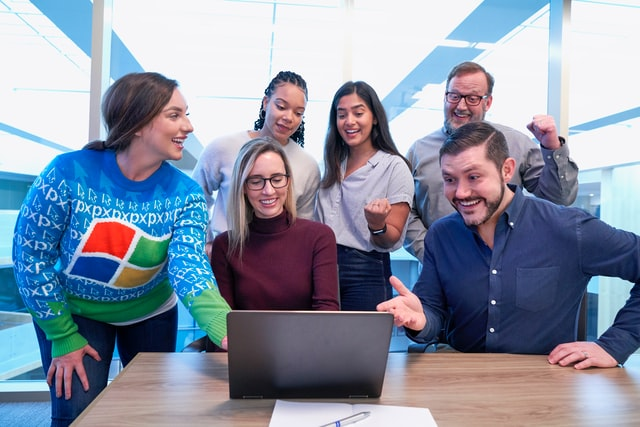
#> input picture section19/ms.jpg, 640 x 427 px
$ python facial_detection.py
#> lines starting #> are read from the running program, lines starting #| are printed output that depends on the picture; after the words box and inside, x2 and y2 are one past the last pixel; in counts of white or black regions, pixels touching at a corner belong together
import matplotlib.pyplot as plt
import numpy as np
import cv2

img = cv2.imread("ms.jpg")
#> img is the input picture: shape (427, 640, 3); mean B, G, R 163.3, 146.1, 137.7

#cv2.rectangle(img, (400,200), (500,500), (0,0,255), 10)

i = cv2.cvtColor(img, cv2.COLOR_BGR2RGB)
plt.imshow(i)
#plt.show()

gray = cv2.cvtColor(img, cv2.COLOR_BGR2GRAY)
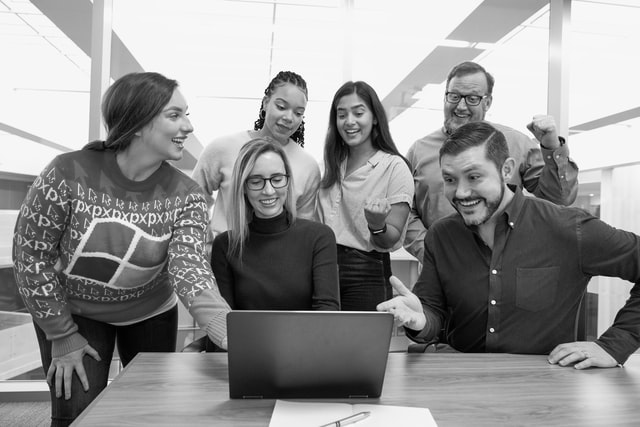
#> gray: shape (427, 640); min 0, max 255, mean 145.5
plt.imshow(gray, "gray")
#plt.show()

classifier  = cv2.CascadeClassifier("C:/Users/account/Documents/github/Learning/content/data/haarcascades/haarcascade_frontalface_alt2.xml")

faces = classifier.detectMultiScale(gray,minNeighbors = 1)
#> faces = [[407, 222, 26, 26], [327, 95, 48, 48], [439, 79, 50, 50], [240, 159, 56, 56], [264, 88, 50, 50], [152, 88, 70, 70], [430, 153, 67, 67]]
print(faces)
#| [[407 222  26  26]
#|  [327  95  48  48]
#|  [439  79  50  50]
#|  [240 159  56  56]
#|  [264  88  50  50]
#|  [152  88  70  70]
#|  [430 153  67  67]]

c = img.copy()
for face in faces:
	x, y, w, h = face
	cv2.rectangle(c, (x,y),(x+w,y+h),(0,255,0),10)
	print(face)
#> this loop made 7 passes
#| [407 222  26  26]
#| [327  95  48  48]
#| [439  79  50  50]
#| [240 159  56  56]
#| [264  88  50  50]
#| [152  88  70  70]
#| [430 153  67  67]
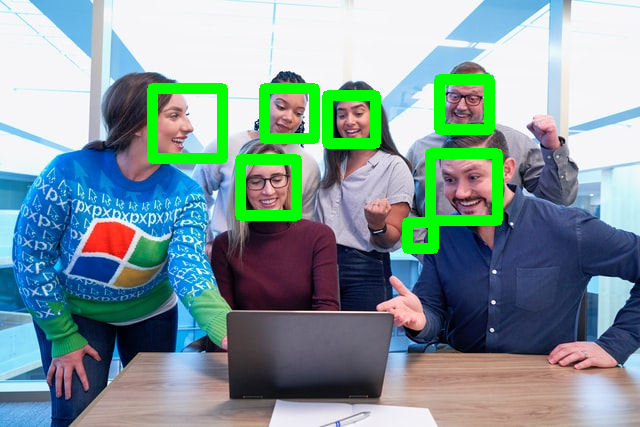
#> c: shape (427, 640, 3); 5.77% of pixels changed, all inside (x1, y1, x2, y2) = (147, 74, 503, 254)

i = cv2.cvtColor(c, cv2.COLOR_BGR2RGB)
plt.imshow(i)
plt.show()
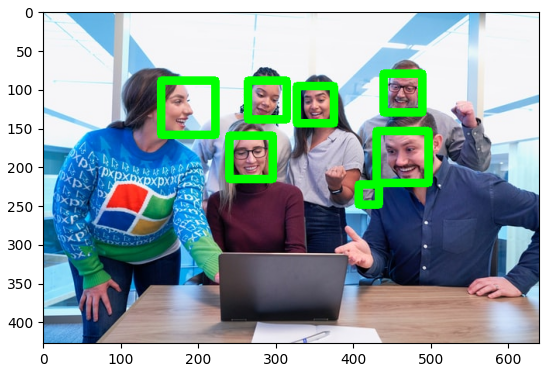
#> figure drawn by matplotlib, 1 panel
